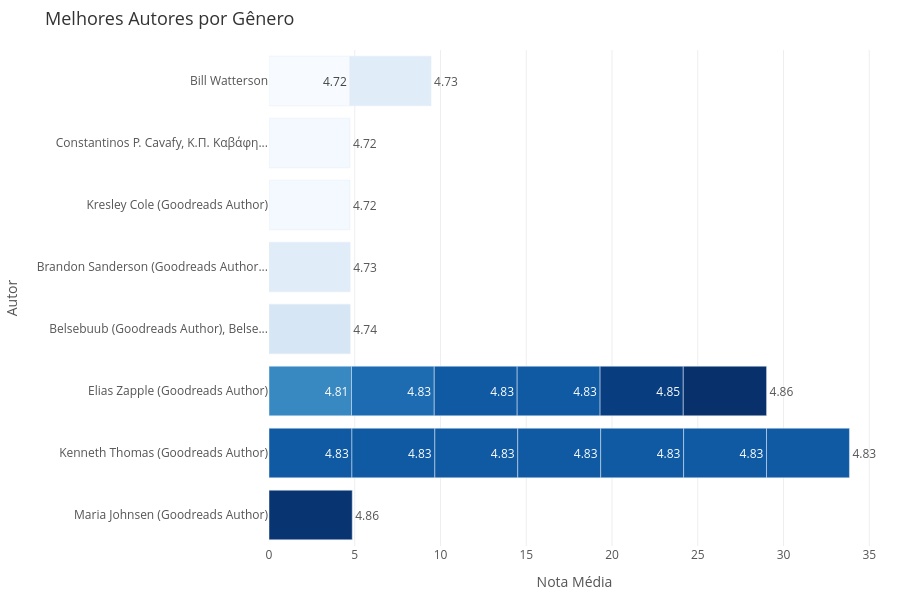

Source (notebook cell):
### Code cell
top_authors_sorted = top_authors.sort_values("avg_rating").reset_index(drop=True).copy()
import numpy as np
mask = top_authors_sorted["author"].str.len() > 35
top_authors_sorted["label"] = np.where(mask, top_authors_sorted["author"].str[:35] + "...", top_authors_sorted["author"].str[:35])

fig = px.bar(
    top_authors_sorted, x="avg_rating", y="label",
    orientation="h", text_auto=".2f",
    title="Melhores Autores por Gênero",
    color="avg_rating",
    color_continuous_scale="blues",
    labels={"avg_rating": "Nota Média", "label": "Autor"}
)
fig.update_layout(
    plot_bgcolor="white",
    paper_bgcolor="white",
    font=dict(size=12, color="#555555"),
    title=dict(font=dict(size=18, color="#333333")),
    xaxis=dict(gridcolor="#eeeeee", showgrid=True),
    yaxis=dict(autorange="reversed"),
    height=600,
    margin=dict(l=20, r=20, t=50, b=20),
    coloraxis_showscale=False
)
fig.update_traces(textposition="outside")
fig.show()

### Figure 1 — Plotly figure (JSON) as saved in the notebook; plotly's stock layout.template omitted (floating-point values rounded to 4 significant figures)
{"data": [{"hovertemplate": "Nota Média=%{marker.color}<br>Autor=%{y}<extra></extra>", "legendgroup": "", "marker": {"color": [4.717, 4.72, 4.72, 4.733, 4.733, 4.74, 4.81, 4.825, 4.835, 4.835, 4.835, 4.835, 4.835, 4.835, 4.835, 4.835, 4.835, 4.85, 4.855, 4.857], "coloraxis": "coloraxis", "pattern": {"shape": ""}}, "name": "", "orientation": "h", "showlegend": false, "textposition": "outside", "texttemplate": "%{x:.2f}", "type": "bar", "x": [4.717, 4.72, 4.72, 4.733, 4.733, 4.74, 4.81, 4.825, 4.835, 4.835, 4.835, 4.835, 4.835, 4.835, 4.835, 4.835, 4.835, 4.85, 4.855, 4.857], "xaxis": "x", "y": ["Bill Watterson", "Constantinos P. Cavafy, Κ.Π. Καβάφη...", "Kresley Cole (Goodreads Author)", "Bill Watterson", "Brandon Sanderson (Goodreads Author...", "Belsebuub (Goodreads Author), Belse...", "Elias Zapple (Goodreads Author)", "Elias Zapple (Goodreads Author)", "Kenneth Thomas (Goodreads Author)", "Kenneth Thomas (Goodreads Author)", "Elias Zapple (Goodreads Author)", "Elias Zapple (Goodreads Author)", "Kenneth Thomas (Goodreads Author)", "Kenneth Thomas (Goodreads Author)", "Kenneth Thomas (Goodreads Author)", "Kenneth Thomas (Goodreads Author)", "Kenneth Thomas (Goodreads Author)", "Elias Zapple (Goodreads Author)", "Maria Johnsen (Goodreads Author)", "Elias Zapple (Goodreads Author)"], "yaxis": "y"}], "layout": {"barmode": "relative", "coloraxis": {"autocolorscale": false, "colorbar": {"title": {"text": "Nota Média"}}, "colorscale": [[0.0, "rgb(247,251,255)"], [0.125, "rgb(222,235,247)"], [0.25, "rgb(198,219,239)"], [0.375, "rgb(158,202,225)"], [0.5, "rgb(107,174,214)"], [0.625, "rgb(66,146,198)"], [0.75, "rgb(33,113,181)"], [0.875, "rgb(8,81,156)"], [1.0, "rgb(8,48,107)"]], "showscale": false}, "font": {"color": "#555555", "size": 12}, "height": 600, "legend": {"tracegroupgap": 0}, "margin": {"b": 20, "l": 20, "r": 20, "t": 50}, "paper_bgcolor": "white", "plot_bgcolor": "white", "title": {"font": {"color": "#333333", "size": 18}, "text": "Melhores Autores por Gênero"}, "xaxis": {"anchor": "y", "domain": [0.0, 1.0], "gridcolor": "#eeeeee", "showgrid": true, "title": {"text": "Nota Média"}}, "yaxis": {"anchor": "x", "autorange": "reversed", "domain": [0.0, 1.0], "title": {"text": "Autor"}}}}
